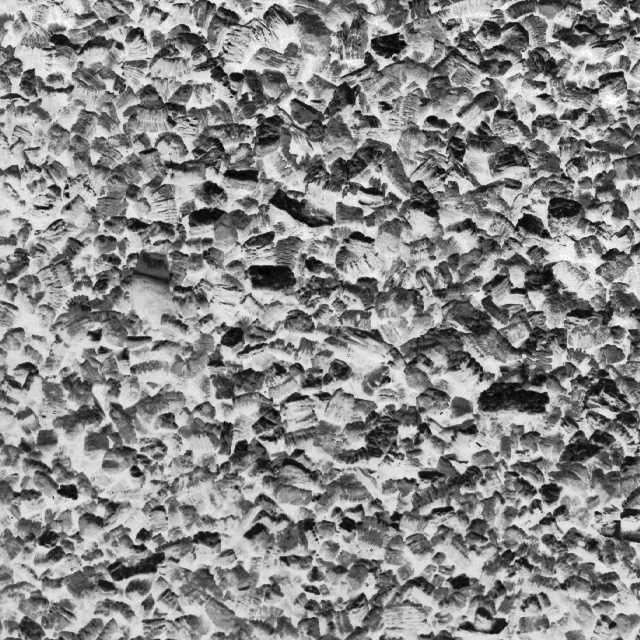
#> input picture Brodatz/D5.png, 640 x 640 px, found by its file name
$ python real_textures_Brodatz.py
#> lines starting #> are read from the running program, lines starting #| are printed output that depends on the picture
### DispE_G.py
import itertools
from math import *
import numpy as np
from numpy import std, mean
import scipy.sparse as s


def connected_adjacency(image, connect, patch_size=(1, 1)):
    """
        Creates an adjacency matrix from an image where nodes are considered adjacent
        based on 4-connected or 8-connected pixel neighborhoods.

        :param image: 2 or 3 dim array
        :param connect: string, either '4' or '8'
        :param patch_size: tuple (n,m) used if the image will be decomposed into
                       contiguous, non-overlapping patches of size n x m. The
                       adjacency matrix will be formed from the smaller sized array
                       e.g. original image size = 256 x 256, patch_size=(8, 8),
                       then the image under consideration is of size 32 x 32 and
                       the adjacency matrix will be of size
                       32**2 x 32**2 = 1024 x 1024
        :return: adjacency matrix as a sparse matrix (type=scipy.sparse.csr.csr_matrix)
    """
    r, c = image.shape[:2]
    r = int(r / patch_size[0])
    c = int(c / patch_size[1])

    if connect == '4':
        # constructed from 2 diagonals above the main diagonal
        d1 = np.tile(np.append(np.ones(c - 1), [0]), r)[:-1]
        d2 = np.ones(c * (r - 1))
        upper_diags = s.diags([d1, d2], [1, c])
        return (upper_diags + upper_diags.T).toarray()

    elif connect == '8':
        # constructed from 4 diagonals above the main diagonal
        d1 = np.tile(np.append(np.ones(c - 1), [0]), r)[:-1]
        d2 = np.append([0], d1[:c * (r - 1)])
        d3 = np.ones(c * (r - 1))
        d4 = d2[1:-1]
        upper_diags = s.diags([d1, d2, d3, d4], [1, c - 1, c, c + 1])
        return (upper_diags + upper_diags.T).toarray()


def map_X_to_Z_with_NCDF(X, c):
    """
        Maps vector of signals (X) to the embedding vector (Z).

        :param X: vector of signals of each node
        :param c: number of classes
        :return: embedding vector Z of same size as the vector X
    """
    mu = mean(X)
    sigma = std(X)
    Y = []
    Z = []
    for j in range(0, len(X)):
        x = X[j]
        # The normal cumulative distribution function (NCDF) is used as the mapping function.
        ncdf = 0.5 * (1 + erf((x - mu) / (sqrt(2) * sigma)))
        Y.append(ncdf)
        Z.append(round(c * ncdf + 0.5))
    return Z


# [43 lines left out: functions map_X_to_Z_with_brain_structure_ratios, map_X_to_Z_with_edge_attributes, not called in this run]


def determine_patterns(A, Z, m=2):
    """
        Determines patterns using the adjacency matrix and the newly constructed
        embedding vectors (Z).

        :param A: adjacency matrix of the graph
        :param Z: embedding vector
        :param m: embedding dimension
        :return: list of patterns extracted from the graph
    """
    patterns = []
    A = np.triu(A)
    for i in range(0, len(Z)):
        root = [[i]]

        for em_dim in range(2, m + 1):
            root_temp = []
            for r in root:
                neighbors = np.where(A[r[-1]] != 0)[0]
                temp = []
                temp.append(r.copy())
                temp = temp[0]
                # Putting each neighbour once next to the starting node
                for n in neighbors:
                    temp.append(n)
                    root_temp.append(temp.copy())
                    temp.remove(n)
            # 'root' contains indexes but not z values
            root = root_temp

        for x in range(0, len(root)):
            temp = []
            for t in range(0, m):
                temp.append(Z[root[x][t]])
            # Extracting the z values using the indexes in 'root' to construct the patterns.
            patterns.append(temp)
    return patterns


# [53 lines left out: functions possible_patterns, frequency_of_patterns, not called in this run]


def DispE_G(A, X, c, m=2):
    """
        Calculates the dispersion entropy on irregular graph signals.

        :param A: adjacency matrix
        :param X: vector of signals on nodes
        :param c: number of classes
        :param m: embedding dimension
        :return: dispersion entropy value
    """
    Z = map_X_to_Z_with_NCDF(X,c)
    patterns = determine_patterns(A, Z, m)
    frequencies = frequency_of_patterns(patterns, c, m)
    add = 0
    for i in range(0, len(frequencies)):
        f = frequencies[i]
        sum_of_frequencies = sum(frequencies)
        if (f != 0):
            ln = np.log(f / sum_of_frequencies)
            t = - (f / sum_of_frequencies) * ln
            add += t
    return round(add / np.log(c ** m), 6)

# [66 lines left out: functions DispE_G_with_edge_attributes, DispE_G_for_medical_application, calculate_entropy_on_multiple_images, not called in this run]

### Brodatz/real_textures_Brodatz.py
import cv2
import numpy as np
from DispE_G import connected_adjacency, DispE_G

images = ['Brodatz/D5.png', 'Brodatz/D15.png', 'Brodatz/D30.png', 'Brodatz/D36.png',
          'Brodatz/D45.png', 'Brodatz/D75.png', 'Brodatz/D93.png', 'Brodatz/D95.png',
          'Brodatz/D102.png']

# Different values for m and c can be used.
c = 4
m = 2

for im in images:
    image = cv2.imread(im, 0)
#> image is the input picture: shape (640, 640); min 0, max 255, mean 136.7
    image = image[:128, :128]
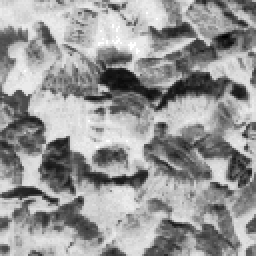
#> image: shape (128, 128) (shown 2 times larger); min 0, max 255, mean 151.6
    A = connected_adjacency(image, '8')
    X = np.reshape(image, (1, image.shape[0] * image.shape[1]))
    X = X[0]
#> X = 16384 values, max 255 at index 841, min 0 at index 2415, mean 151.6
    dispersion_entropy = DispE_G(A, X, c, m)
#> in map_X_to_Z_with_NCDF, `mu = mean(X)`: mu = 151.6
#> in map_X_to_Z_with_NCDF, `sigma = std(X)`: sigma = 59.57
#> the loop in map_X_to_Z_with_NCDF, `for j in range(0, len(X)):` made 16384 passes
#> (x, ncdf) on passes 1 to 3: (211, 0.841), (203, 0.806), (211, 0.841)
#> after the loop in map_X_to_Z_with_NCDF, `for j in range(0, len(X)):`: Y = 16384 values, max 0.959 at index 841, min 0.00547 at index 2415, mean 0.514; Z = 16384 values, max 4 at index 0, min 1 at index 28, mean 2.58
#> (the run stopped early here; a loop or call above may not have finished)
